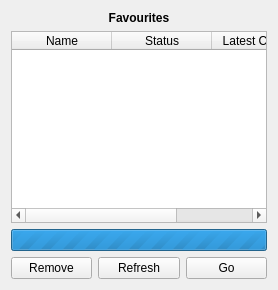
        <widget class="QWidget" name="Favourite">
         <layout class="QGridLayout" name="gridLayout_13">
          <item row="5" column="0">
           <layout class="QHBoxLayout" name="horizontalLayout_7">
            <item>
             <widget class="QPushButton" name="FavouriteRemoveButton">
              <property name="text">
               <string>Remove</string>
              </property>
              <property name="icon">
               <iconset>
                <normalon>:/icon/icons/remove.png</normalon>
               </iconset>
              </property>
             </widget>
            </item>
            <item>
             <widget class="QPushButton" name="FavouriteRefreshButton">
              <property name="text">
               <string>Refresh</string>
              </property>
              <property name="icon">
               <iconset>
                <normalon>:/icon/icons/refresh.png</normalon>
               </iconset>
              </property>
             </widget>
            </item>
            <item>
             <widget class="QPushButton" name="FavouriteGoButton">
              <property name="text">
               <string>Go</string>
              </property>
              <property name="icon">
               <iconset>
                <normalon>:/icon/icons/right.png</normalon>
               </iconset>
              </property>
             </widget>
            </item>
           </layout>
          </item>
          <item row="4" column="0">
           <widget class="QProgressBar" name="FavouriteProgressBar">
            <property name="minimum">
             <number>0</number>
            </property>
            <property name="maximum">
             <number>0</number>
            </property>
            <property name="value">
             <number>-1</number>
            </property>
            <property name="textVisible">
             <bool>false</bool>
            </property>
           </widget>
          </item>
          <item row="1" column="0">
           <widget class="QTableWidget" name="FavouriteResultTable">
            <property name="frameShape">
             <enum>QFrame::StyledPanel</enum>
            </property>
            <property name="selectionMode">
             <enum>QAbstractItemView::ExtendedSelection</enum>
            </property>
            <property name="cornerButtonEnabled">
             <bool>false</bool>
            </property>
            <property name="rowCount">
             <number>0</number>
            </property>
            <property name="columnCount">
             <number>3</number>
            </property>
            <attribute name="horizontalHeaderStretchLastSection">
             <bool>true</bool>
            </attribute>
            <attribute name="verticalHeaderStretchLastSection">
             <bool>false</bool>
            </attribute>
            <column>
             <property name="text">
              <string>Name</string>
             </property>
            </column>
            <column>
             <property name="text">
              <string>Status</string>
             </property>
            </column>
            <column>
             <property name="text">
              <string>Latest Chapter</string>
             </property>
            </column>
           </widget>
          </item>
          <item row="0" column="0">
           <widget class="QLabel" name="label_2">
            <property name="font">
             <font>
              <weight>75</weight>
              <bold>true</bold>
             </font>
            </property>
            <property name="text">
             <string>Favourites</string>
            </property>
            <property name="alignment">
             <set>Qt::AlignCenter</set>
            </property>
           </widget>
          </item>
         </layout>
        </widget>
